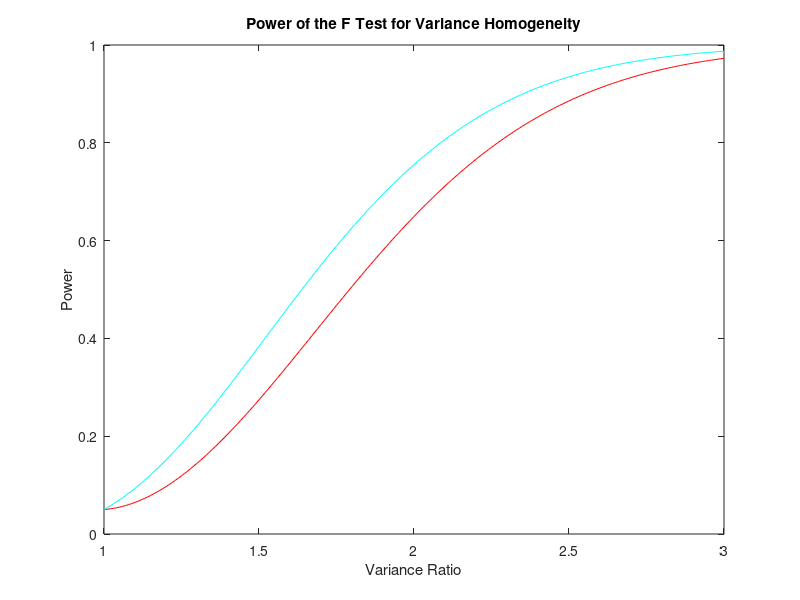

Write the MATLAB code that produced this figure. (Note: this script raises an error after producing the figure.)
%% Example 6.15
% The F test applies when the distribution of the test statistic follows
% the F distribution under the null hypothesis. The F test is used to
% compare two variances from two independant samples for which the
% underlying distributions are Gaussian.
% Thus, it serves as a test for homogeneity of variance.
% But since it is sensitive to departures from normality, it should be
% avoided for this purpose in favor of Barlett's M test.

%% Importing Data
clear; close all; clf;
data1 = importdata('michelson1.dat');
data2 = importdata('michelson2.dat');

%% Hypothesis Testing
% Computing maximum and minimum standard deviations
s1 = std(data1, 1);
s2 = std(data2, 1);
smax = max([s1 s2]);
smin = min([s1 s2]);

if s1 == smax
    nmax = length(data1);
    nmin = length(data2);
else
    nmax = length(data2);
    nmin = length(data1);
end

% Test statistic
Fhat = smax^2 / smin^2;

% Critical Value
cv = finv(0.975, nmax - 1, nmin - 1);

% Since the test statistic is greater than the critical value, the null
% hypothesis can be rejected.

pval = 2*(1 - fcdf(Fhat, nmax - 1, nmin - 1)); % two-sided test
pval1 = 1 - fcdf(Fhat, nmax-1, nmin-1); % upper-tail test

% The small p-value is strong evidence for the alternative hypothesis.

%% Plotting Power Curve of the F Test
% Since the data fail the null hypothesis of equal variance, the t test
% from prior examples is in doubt.

% Two-sided test
xlo = finv(0.025, nmax-1, nmin-1);
xhi = finv(0.975, nmax-1, nmin-1);
xhi1 = finv(0.95, nmax-1,nmin-1);

varrat = 1:0.01:3;
delta = nmax*(varrat - 1);
power = 1 - ncfcdf(xhi, nmax-1, nmin-1, delta) + ncfcdf(xlo, nmax-1, nmin-1, delta);
power1 = 1 - ncfcdf(xhi1, nmax-1, nmin-1, delta);

figure(1);
plot(varrat, power,"Color",'r')
hold on
plot(varrat, power1, "Color",'c')
xlabel 'Variance Ratio'; 
ylabel 'Power'; 
title 'Power of the F Test for Variance Homogeneity';
legend('Two-Sided Test','Upper-Tail Test','Location','nw')

% For the observed variance ratio of 1.92, the power of the F test is only
% about 55%, so there is not a whole lot of certainty about the outcome of
% the test.